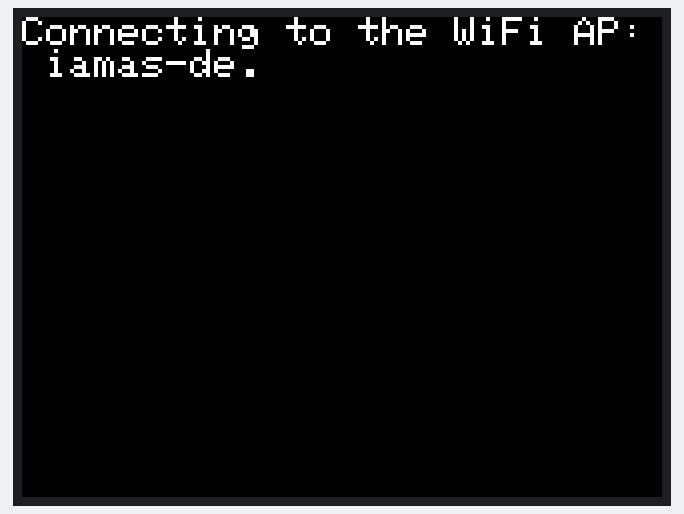
Bench run of a sketch on a simulated ESP32. Parts: 320×240 colour display. WiFi joins after 1.5 s; servers stay silent unless stated; the local clock reads 2024-03-15 10:24:30 at power-on unless the sketch sets it.

Above: at 0.7 s.
At 1.7 s:
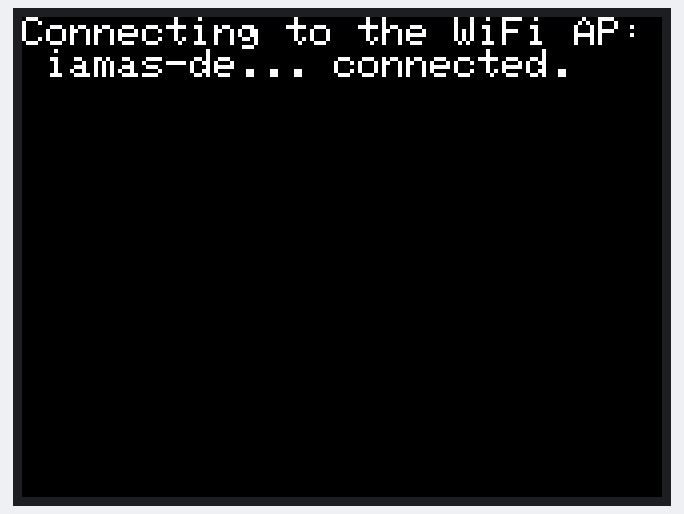
At 5.04 s:
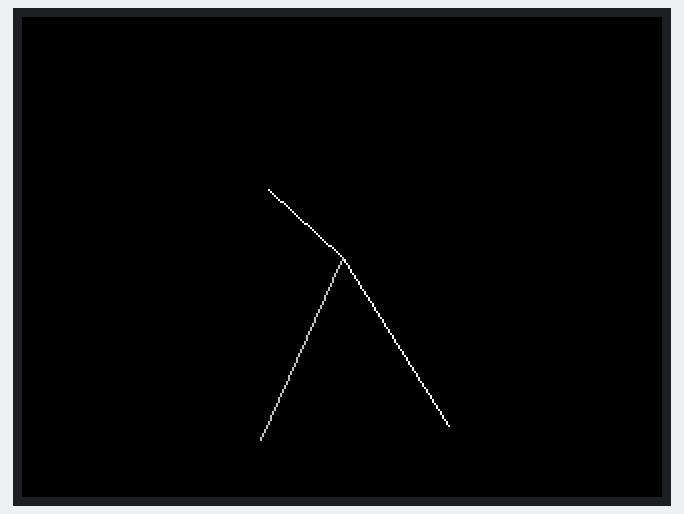
At 10.2 s:
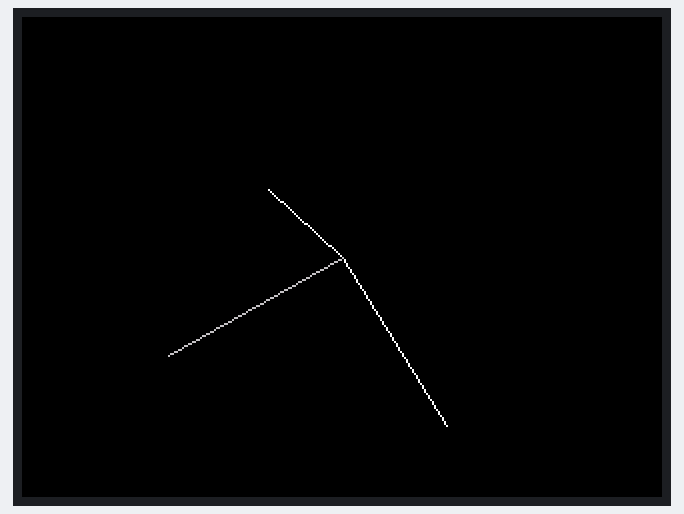
At 16.1 s:
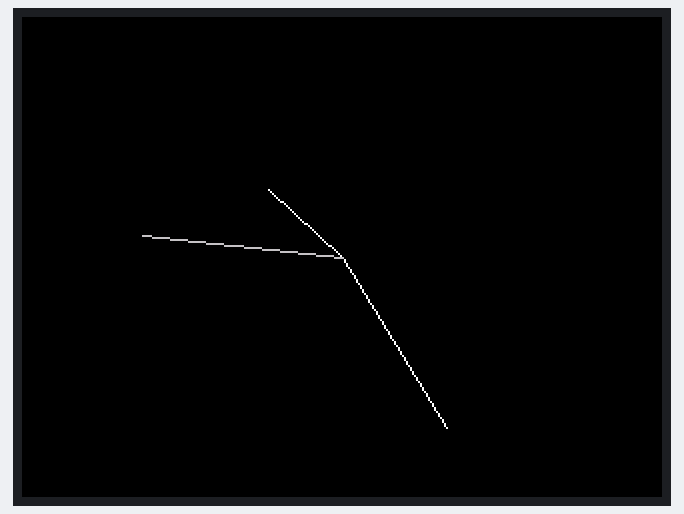
At 30.2 s:
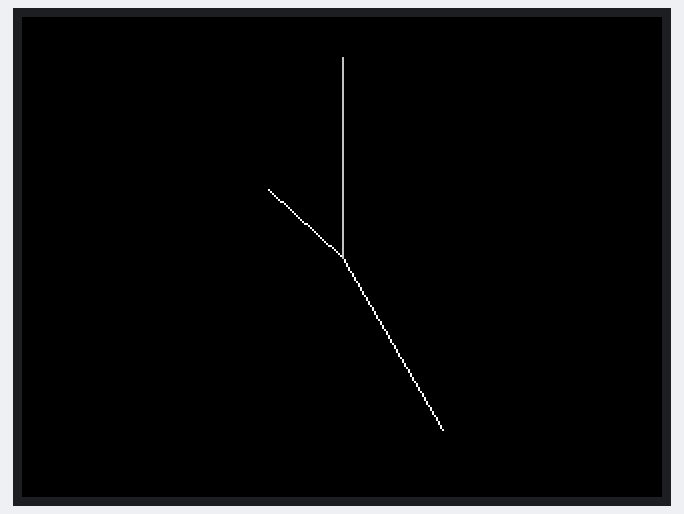

The sketch:

5_wifi_practice_clock2.ino
```cpp
#include <M5Stack.h>
#include <WiFi.h>

String ssid = "iamas-de";
String password = "pass-iamas";

String ntp_server = "ntp.nict.jp";

long gmt_offset_sec = 9 * 3600;
int daylight_offset_sec = 0;

TFT_eSprite img = TFT_eSprite(&M5.Lcd);  // Spriteを定義

void setup() {
  M5.begin();

  // WiFi へ接続開始
  WiFi.begin(ssid.c_str(), password.c_str());

  M5.Lcd.setTextSize(2);
  M5.Lcd.print("Connecting to the WiFi AP: " + ssid);

  while (WiFi.status() != WL_CONNECTED) {
    delay(500);
    M5.Lcd.print(".");
  }

  // 接続完了
  M5.Lcd.println(" connected.");
  delay(3000);

  // 時刻を同期
  configTime(gmt_offset_sec, daylight_offset_sec, ntp_server.c_str());

  img.createSprite(200, 200);  // 200 * 200 ピクセルのキャンバスを作成
  M5.Lcd.fillScreen(BLACK);
}

void loop() {
  struct tm time_data;
  M5.Lcd.setCursor(0, 50);
  if (!getLocalTime(&time_data)) {
    M5.Lcd.println("Failed to obtain time");
    return;
  }

  img.fillSprite(BLACK);

  int center_x = 100;
  int center_y = 100;
  int hh_length = 50;
  int mh_length = 100;
  int sh_length = 100;

  float hh_value = (time_data.tm_hour % 12 + time_data.tm_min / 60.0 + time_data.tm_sec / 3600.0) / 12.0;
  img.drawLine(center_x,
               center_y,
               center_x + hh_length * cos(TWO_PI * hh_value - HALF_PI),
               center_y + hh_length * sin(TWO_PI * hh_value - HALF_PI),
               WHITE);

  float mh_value = (time_data.tm_min + time_data.tm_sec / 60.0) / 60.0;
  img.drawLine(center_x,
               center_y,
               center_x + mh_length * cos(TWO_PI * mh_value - HALF_PI),
               center_y + mh_length * sin(TWO_PI * mh_value - HALF_PI),
               WHITE);

  float sh_value = time_data.tm_sec / 60.0;
  img.drawLine(center_x,
               center_y,
               center_x + sh_length * cos(TWO_PI * sh_value - HALF_PI),
               center_y + sh_length * sin(TWO_PI * sh_value - HALF_PI),
               LIGHTGREY);
  img.pushSprite(60, 20);
}
```

Measured:
- what the display in image 1 shows lasts 3.0 s, from 1.7 s to 4.7 s
- what the display in image 3 shows lasts 1.0 s, from 10.2 s to 11.2 s
- what the display in image 5 shows lasts 1.1 s, from 30.1 s to 31.2 s
